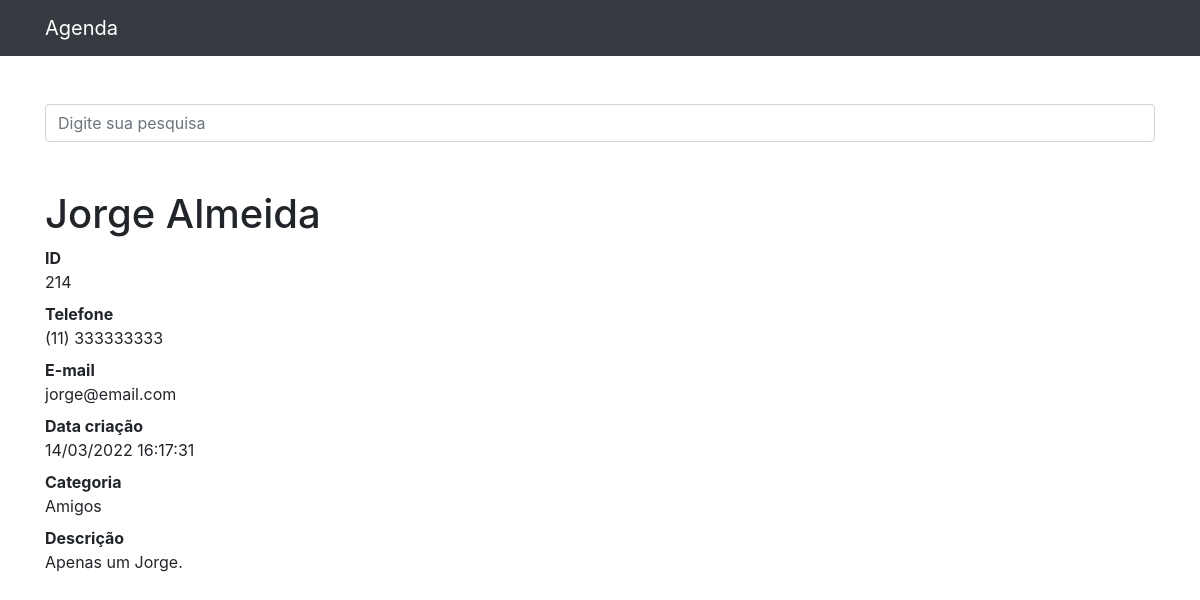
The page /214 on the database its author committed.
### contatos/models.py (models this page shows, shortened)
class Contato(models.Model):
    nome = models.CharField(max_length=150)
    sobrenome = models.CharField(max_length=255, blank=True)
    telefone = models.CharField(max_length=255)
    email = models.CharField(max_length=255, blank=True)
    data_criacao = models.DateTimeField(default=timezone.now)
    descricao = models.TextField(blank=True)
    categoria = models.ForeignKey(Categoria, on_delete=models.DO_NOTHING)
    mostrar = models.BooleanField(default=True)
    foto = models.ImageField(blank=True, upload_to='fotos/%Y/%m/')

class Categoria(models.Model):
    nome = models.CharField(max_length=255)
    def __str__(self):
        return self.nome

### contatos/views.py (the view)
# urls.py: path('<int:contato_id>', views.ver_contato, name='ver_contato'),
def ver_contato(request, contato_id):
    contato = get_object_or_404(Contato, id=contato_id)
    if not contato.mostrar:
        raise Http404()
    return render(request, 'contatos/ver_contato.html', {
        'contato': contato
    })

### contatos/templates/contatos/ver_contato.html (shortened to what this page needs)
{% extends 'base.html' %}
{%block conteudo%}
  <h1 class="mt-5">{{ contato.nome }} {{ contato.sobrenome }}</h1>
  <dl>
    <dt>ID</dt>
    <dd>{{ contato.id }}</dd>
    <dt>Telefone</dt>
    <dd>{{ contato.telefone }}</dd>
    <dt>E-mail</dt>
    <dd>{{ contato.email }}</dd>
    <dt>Data criação</dt>
    <dd>{{ contato.data_criacao|date:'d/m/Y H:i:s' }}</dd>
    <dt>Categoria</dt>
    <dd>{{ contato.categoria }}</dd>
    <dt>Descrição</dt>
    <dd>{{ contato.descricao }}</dd>
  </dl>
{%endblock%}

### rows shown on the page
Contato: nome "Jorge", sobrenome "Almeida", id "214", telefone "(11) 333333333", email "jorge@email.com", data_criacao "14/03/2022 16:17:31", categoria "Amigos", descricao "Apenas um Jorge."
